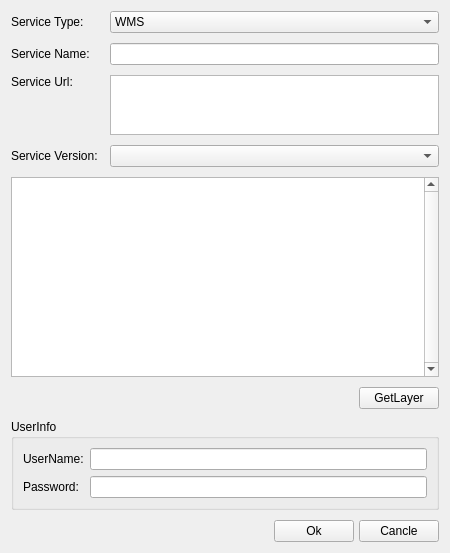
<?xml version="1.0" encoding="UTF-8"?>
<ui version="4.0">
 <class>OGCServiceWidget</class>
 <widget class="QWidget" name="OGCServiceWidget">
  <property name="geometry">
   <rect>
    <x>0</x>
    <y>0</y>
    <width>450</width>
    <height>553</height>
   </rect>
  </property>
  <property name="windowTitle">
   <string>Folder Widget</string>
  </property>
  <layout class="QGridLayout" name="gridLayout_2">
   <property name="verticalSpacing">
    <number>10</number>
   </property>
   <item row="7" column="0" colspan="3">
    <widget class="QGroupBox" name="groupBox_user">
     <property name="contextMenuPolicy">
      <enum>Qt::NoContextMenu</enum>
     </property>
     <property name="title">
      <string>UserInfo</string>
     </property>
     <layout class="QGridLayout" name="gridLayout">
      <item row="0" column="0">
       <layout class="QVBoxLayout" name="verticalLayout_3">
        <item>
         <widget class="QLabel" name="label_userName">
          <property name="contextMenuPolicy">
           <enum>Qt::NoContextMenu</enum>
          </property>
          <property name="text">
           <string>UserName:</string>
          </property>
         </widget>
        </item>
        <item>
         <widget class="QLabel" name="label_password">
          <property name="contextMenuPolicy">
           <enum>Qt::NoContextMenu</enum>
          </property>
          <property name="text">
           <string>Password:</string>
          </property>
         </widget>
        </item>
       </layout>
      </item>
      <item row="0" column="1">
       <layout class="QVBoxLayout" name="verticalLayout_4">
        <item>
         <widget class="QLineEdit" name="lineEdit_userName">
          <property name="contextMenuPolicy">
           <enum>Qt::NoContextMenu</enum>
          </property>
         </widget>
        </item>
        <item>
         <widget class="QLineEdit" name="lineEdit_password">
          <property name="contextMenuPolicy">
           <enum>Qt::NoContextMenu</enum>
          </property>
         </widget>
        </item>
       </layout>
      </item>
     </layout>
    </widget>
   </item>
   <item row="6" column="0" colspan="3">
    <layout class="QHBoxLayout" name="horizontalLayout_2">
     <item>
      <spacer name="horizontalSpacer_2">
       <property name="orientation">
        <enum>Qt::Horizontal</enum>
       </property>
       <property name="sizeHint" stdset="0">
        <size>
         <width>40</width>
         <height>20</height>
        </size>
       </property>
      </spacer>
     </item>
     <item>
      <widget class="QPushButton" name="pushButton_getLayer">
       <property name="contextMenuPolicy">
        <enum>Qt::NoContextMenu</enum>
       </property>
       <property name="text">
        <string>GetLayer</string>
       </property>
      </widget>
     </item>
    </layout>
   </item>
   <item row="5" column="0" colspan="3">
    <widget class="QListWidget" name="listWidget_getLayer">
     <property name="focusPolicy">
      <enum>Qt::NoFocus</enum>
     </property>
     <property name="contextMenuPolicy">
      <enum>Qt::NoContextMenu</enum>
     </property>
     <property name="verticalScrollBarPolicy">
      <enum>Qt::ScrollBarAlwaysOn</enum>
     </property>
    </widget>
   </item>
   <item row="4" column="2">
    <widget class="QComboBox" name="comboBox_version">
     <property name="enabled">
      <bool>true</bool>
     </property>
     <property name="contextMenuPolicy">
      <enum>Qt::NoContextMenu</enum>
     </property>
    </widget>
   </item>
   <item row="4" column="0">
    <widget class="QLabel" name="label_version">
     <property name="enabled">
      <bool>true</bool>
     </property>
     <property name="contextMenuPolicy">
      <enum>Qt::NoContextMenu</enum>
     </property>
     <property name="text">
      <string>Service Version:</string>
     </property>
    </widget>
   </item>
   <item row="3" column="2">
    <widget class="QTextEdit" name="textEdit_url">
     <property name="maximumSize">
      <size>
       <width>16777215</width>
       <height>60</height>
      </size>
     </property>
     <property name="contextMenuPolicy">
      <enum>Qt::NoContextMenu</enum>
     </property>
    </widget>
   </item>
   <item row="3" column="0">
    <widget class="QLabel" name="label_url">
     <property name="contextMenuPolicy">
      <enum>Qt::NoContextMenu</enum>
     </property>
     <property name="text">
      <string>Service Url:</string>
     </property>
     <property name="alignment">
      <set>Qt::AlignLeading|Qt::AlignLeft|Qt::AlignTop</set>
     </property>
    </widget>
   </item>
   <item row="1" column="2">
    <widget class="QLineEdit" name="lineEdit_name">
     <property name="contextMenuPolicy">
      <enum>Qt::NoContextMenu</enum>
     </property>
    </widget>
   </item>
   <item row="1" column="0">
    <widget class="QLabel" name="label_name">
     <property name="contextMenuPolicy">
      <enum>Qt::NoContextMenu</enum>
     </property>
     <property name="text">
      <string>Service Name:</string>
     </property>
    </widget>
   </item>
   <item row="8" column="0" colspan="3">
    <layout class="QHBoxLayout" name="horizontalLayout">
     <item>
      <spacer name="horizontalSpacer">
       <property name="orientation">
        <enum>Qt::Horizontal</enum>
       </property>
       <property name="sizeHint" stdset="0">
        <size>
         <width>40</width>
         <height>20</height>
        </size>
       </property>
      </spacer>
     </item>
     <item>
      <widget class="QPushButton" name="pushButton_ok">
       <property name="contextMenuPolicy">
        <enum>Qt::NoContextMenu</enum>
       </property>
       <property name="text">
        <string>Ok</string>
       </property>
      </widget>
     </item>
     <item>
      <spacer name="horizontalSpacer_3">
       <property name="orientation">
        <enum>Qt::Horizontal</enum>
       </property>
       <property name="sizeType">
        <enum>QSizePolicy::Fixed</enum>
       </property>
       <property name="sizeHint" stdset="0">
        <size>
         <width>5</width>
         <height>5</height>
        </size>
       </property>
      </spacer>
     </item>
     <item>
      <widget class="QPushButton" name="pushButton_cancle">
       <property name="contextMenuPolicy">
        <enum>Qt::NoContextMenu</enum>
       </property>
       <property name="text">
        <string>Cancle</string>
       </property>
      </widget>
     </item>
    </layout>
   </item>
   <item row="0" column="0">
    <widget class="QLabel" name="label_type">
     <property name="contextMenuPolicy">
      <enum>Qt::NoContextMenu</enum>
     </property>
     <property name="text">
      <string>Service Type:</string>
     </property>
    </widget>
   </item>
   <item row="0" column="2">
    <widget class="QComboBox" name="comboBox_type">
     <property name="contextMenuPolicy">
      <enum>Qt::NoContextMenu</enum>
     </property>
     <property name="layoutDirection">
      <enum>Qt::LeftToRight</enum>
     </property>
     <item>
      <property name="text">
       <string>WMS</string>
      </property>
     </item>
     <item>
      <property name="text">
       <string>WMTS</string>
      </property>
     </item>
     <item>
      <property name="text">
       <string>WFS</string>
      </property>
     </item>
     <item>
      <property name="text">
       <string>WCS</string>
      </property>
     </item>
    </widget>
   </item>
  </layout>
 </widget>
 <resources/>
 <connections/>
</ui>
